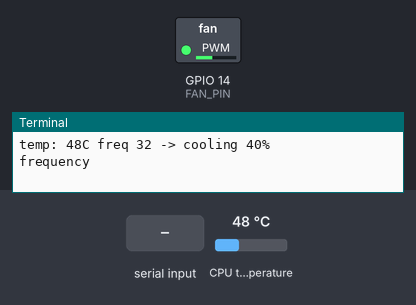
This program was run on a simulated Raspberry Pi (BCM pin numbers). Parts: switched loads named in the program (green lamp = pin HIGH), the last lines printed to the terminal. The test bench sets the inputs (shaded band); at power-on: CPU temperature 48 °C.

Above: at 1.2 s.
1.3 s: "5" typed at the terminal, then Enter
At 2.1 s:
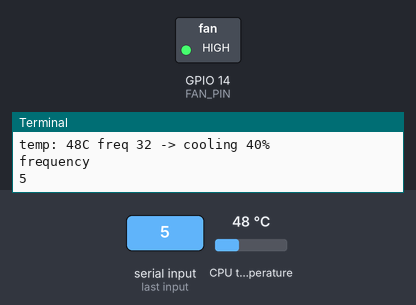
4.3 s: "90" typed at the terminal, then Enter
6.8 s: "1" typed at the terminal, then Enter
At 8.6 s:
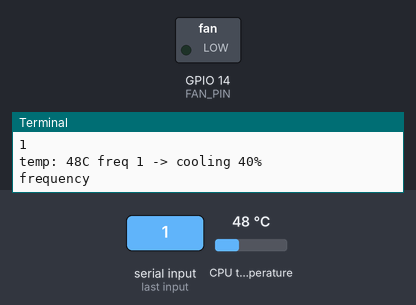
Timing chart, 0 to 15.8 s (numbered marks = the images above; inputs shaded):
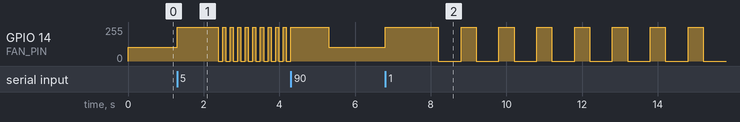

Measured:
- after the input at 1.3 s, GPIO 14 (FAN_PIN): 102/255 → 255/255 at once, then repeats every 0.20 s: 0/255 0.12 s, 255/255 0.08 s
- after the input at 6.8 s, GPIO 14 (FAN_PIN): 102/255 → 255/255 at once, then repeats every 1.0 s: 0/255 0.60 s, 255/255 0.40 s

The program:

fan_test.py
```python
import time

import RPi.GPIO as IO
from gpiozero import CPUTemperature

FAN_PIN = 14  # the pin for controlling the fan
PWM_FREQUENCY = 32  # (Hertz)
SPEED = 40

UPDATE_INTERVAL = 2  # (seconds) how often the temperature is checked

if __name__ == '__main__':
    IO.setwarnings(True)
    IO.setmode(IO.BCM)
    IO.setup(FAN_PIN, IO.OUT)

    cpu = CPUTemperature()
    fan = IO.PWM(FAN_PIN, PWM_FREQUENCY)
    fan.start(0)

    speed = SPEED

    freq = PWM_FREQUENCY

    while True:
        temp = cpu.temperature
        print("temp: " + str(temp) + "C freq " + str(freq) + " -> cooling " + str(speed) + "%")
        fan.ChangeDutyCycle(speed)
        freq = int(input('frequency'))
        fan.ChangeDutyCycle(100)
        fan.ChangeFrequency(freq)
        time.sleep(1)
```
